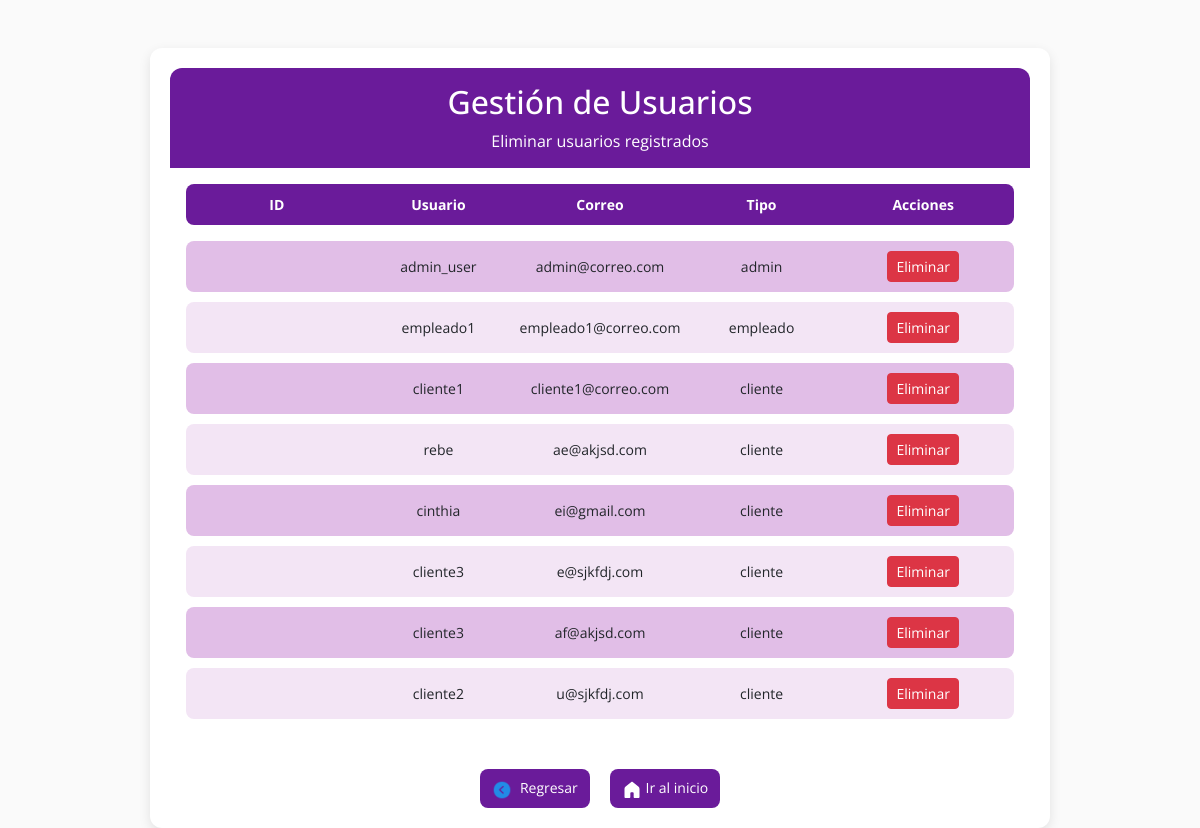
The app's page /eliusuario.php with its own data.
### tables this page shows
CREATE TABLE `usuarios` (
  `id_usuarios` int(11) NOT NULL,
  `usuario` varchar(15) NOT NULL,
  `contrasena` varchar(10) NOT NULL,
  `correo` varchar(111) NOT NULL,
  `tipo_usuario` enum('empleado','cliente','admin') NOT NULL
);

### eliusuario.php (the view, shortened to what this page needs)
<?php
include './Static/connect/bd.php';
?>
<!DOCTYPE html>
<html lang="es">
<head>
    <link rel="stylesheet" href="https://cdn.jsdelivr.net/npm/bootstrap@5.3.0/dist/css/bootstrap.min.css">
</head>
<body>
<div class="container mt-5">
    <div class="container-custom">
        <div class="header-title">
            <h2>Gestión de Usuarios</h2>
            <p class="mb-0">Eliminar usuarios registrados</p>
        </div>
        <div class="p-3">
            <div class="d-flex fw-bold text-white mb-3" style="background-color: #6a1b9a; border-radius: 8px; padding: 10px;">
                <div class="user-data">ID</div>
                <div class="user-data">Usuario</div>
                <div class="user-data">Correo</div>
                <div class="user-data">Tipo</div>
                <div class="user-data">Acciones</div>
            </div>
            <?php
            $sql = "SELECT * FROM usuarios";
            $exec = mysqli_query($conn, $sql);
            while ($rows = mysqli_fetch_array($exec)) {
            ?>
            <div class="user-row">
                <div class="user-data"><?php echo $rows['usuario']; ?></div>
                <div class="user-data"><?php echo $rows['correo']; ?></div>
                <div class="user-data"><?php echo $rows['tipo_usuario']; ?></div>
                <div class="user-data">
                    <div class="action-buttons">
                        <a href="eliminarusuario.php?id=<?php echo $rows['id']?>" class="btn btn-danger btn-sm mx-1">Eliminar</a>
                    </div>
                </div>
            </div>
            <?php } ?>
        </div>
        <div class="text-center mt-4">
            <a href="admin.php" class="btn btn-purple">
                <img src="./Static/img/back.png" alt="Regresar" class="icon-back me-2">Regresar
            </a>
            <a href="./index.php" class="btn btn-purple ms-3">
                 Ir al inicio
            </a>
        </div>
    </div>
</div>
</body>
</html>

### eliusuario.php (style rules this page uses)
body { background-color: #fafafa; font-family: 'Open Sans', sans-serif; }
.container-custom { background-color: #fff; border-radius: 12px; padding: 20px; max-width: 900px; margin: auto; box-shadow: 0px 4px 12px rgba(0, 0, 0, 0.1); }
.header-title { background-color: #6a1b9a; color: #fff; padding: 15px; border-radius: 12px 12px 0 0; text-align: center; }
.user-row { background-color: #f3e5f5; padding: 10px; border-radius: 8px; margin-bottom: 10px; display: flex; align-items: center; justify-content: space-between; }
.user-row:nth-child(even) { background-color: #e1bee7; }
.user-data { flex: 1; text-align: center; font-size: 14px; }
.btn-purple { background-color: #6a1b9a; color: #fff; border: none; padding: 8px 12px; border-radius: 8px; font-size: 14px; }
.icon-back { width: 20px; height: 20px; }
.action-buttons { display: flex; justify-content: center; }

### records on screen
usuarios: usuario "admin_user", correo "admin@correo.com", tipo_usuario "admin"
usuarios: usuario "empleado1", correo "empleado1@correo.com", tipo_usuario "empleado"
usuarios: usuario "cliente1", correo "cliente1@correo.com", tipo_usuario "cliente"
usuarios: usuario "rebe", correo "ae@akjsd.com", tipo_usuario "cliente"
usuarios: usuario "cinthia", correo "ei@gmail.com", tipo_usuario "cliente"
usuarios: usuario "cliente3", correo "e@sjkfdj.com", tipo_usuario "cliente"
usuarios: usuario "cliente3", correo "af@akjsd.com", tipo_usuario "cliente"
usuarios: usuario "cliente2", correo "u@sjkfdj.com", tipo_usuario "cliente"
